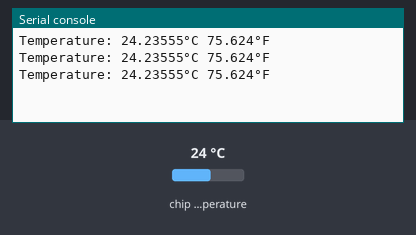
This program was run on a simulated Raspberry Pi Pico running MicroPython. Shown: the last lines printed to the serial console. The inputs (shaded band) are chosen by the test bench; at power-on: chip temperature 24 °C.

Above: at 1.2 s.
1.3 s: chip temperature set to 1 °C
At 1.9 s:
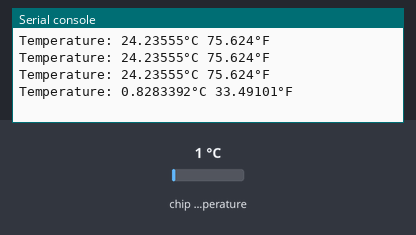
2.8 s: chip temperature set to 11 °C
At 3.4 s:
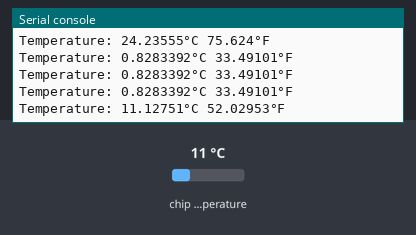
Timing chart, 0 to 5.8 s (numbered marks = the images above; inputs shaded):
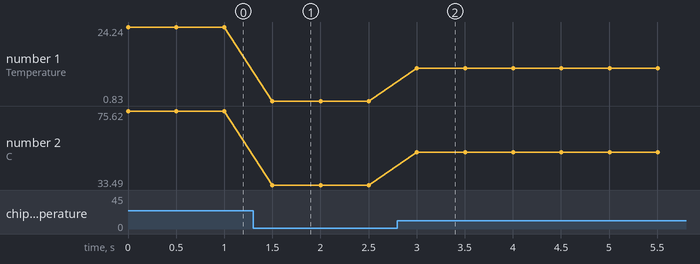

The program:

sensor_temp_onboard.py
```python
# Read from onboard temp sensor
# https://electrocredible.com/raspberry-pi-pico-temperature-sensor-tutorial/

from machine import ADC
import time

# connects directly to the temp sensor on the ADC channel 4, not a pin
adc = ADC(4)

while True:
    adc_value = adc.read_u16()
    # print("adc_value   =", adc_value)
    adc_voltage = adc_value * (3.3 / (65535))
    # print("adc_voltage = {}V ".format(adc_voltage))
    temperature_celcius = 27 - (adc_voltage - 0.706)/0.001721
    temp_fahrenheit = 32+(1.8*temperature_celcius)
    print("Temperature: {}°C {}°F".format(temperature_celcius,temp_fahrenheit))
    time.sleep_ms(500)
```

Measured:
- after the input at 1.3 s, the serial console: prints a new line after 0.20 s (image 1)
- after the input at 2.8 s, the serial console: prints a new line after 0.20 s (image 2)
- plotted number 1: 24.24 → 0.83 after the input at 1.3 s, 0.83 → 11.13 after the input at 2.8 s
- plotted number 2: 75.62 → 33.49 after the input at 1.3 s, 33.49 → 52.03 after the input at 2.8 s
